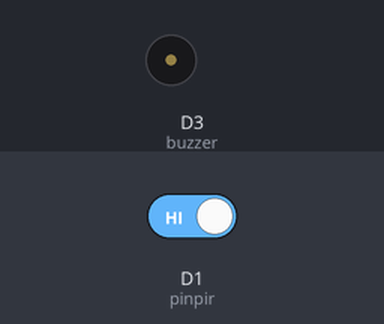
Bench run of a sketch on a simulated ESP8266 (NodeMCU). Parts: buzzer (waves = sounding, pin HIGH). Inputs (shaded band) come from the test bench; at power-on: D1 (pinpir) HIGH. What the sketch prints to the serial monitor is not drawn.

Above: at 1.2 s.
1.3 s: D1 (pinpir) driven LOW
At 2.3 s:
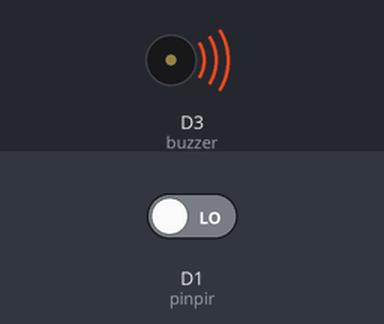
2.8 s: D1 (pinpir) driven HIGH
At 3.4 s:
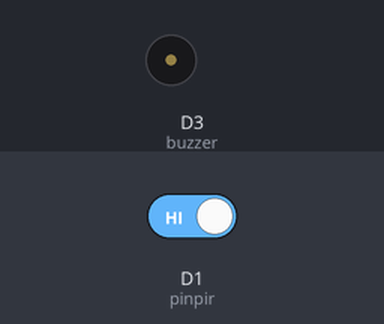
Timing chart, 0 to 5.8 s (numbered marks = the images above; inputs shaded):
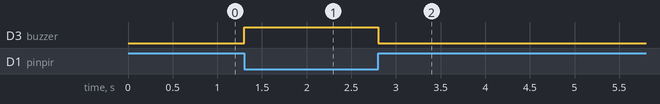

Measured:
- after the input at 1.3 s, D3 (buzzer): LOW → HIGH at once
- after the input at 2.8 s, D3 (buzzer): HIGH → LOW at once

The sketch:

pir_motion_detection_.ino
```cpp
int pinpir = D1;
int buzzer = D3;
void setup() {
  // put your setup code here, to run once:
    pinMode(pinpir,INPUT);
    pinMode(buzzer, OUTPUT);
    Serial.begin(9600);

}

void loop() {
  // put your main code here, to run repeatedly:
  int pir = digitalRead(pinpir);
  Serial.println(pir);

  if(pir == LOW)
  {
    digitalWrite(buzzer, HIGH);
  }
    else if(pir == HIGH)
    {
      digitalWrite(buzzer,LOW);
    }


}
```
